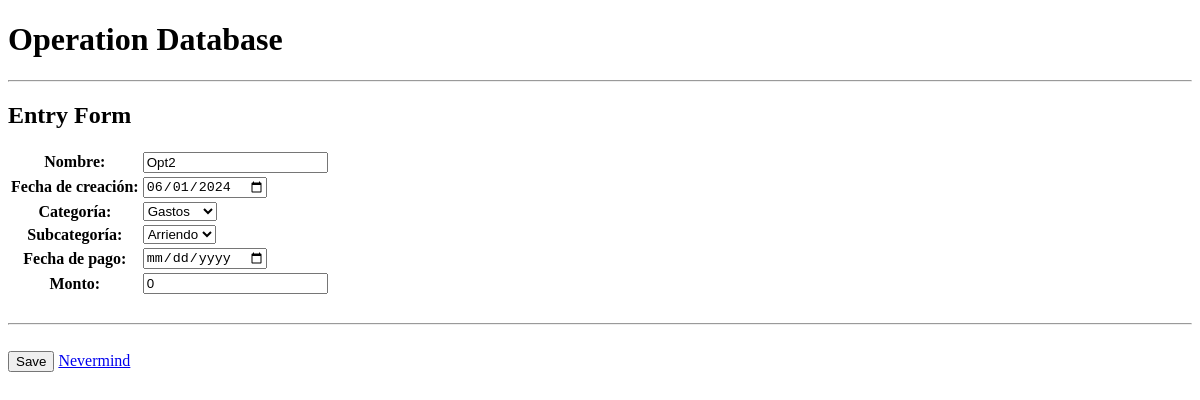
Before: /entry/2/ with the older database file.
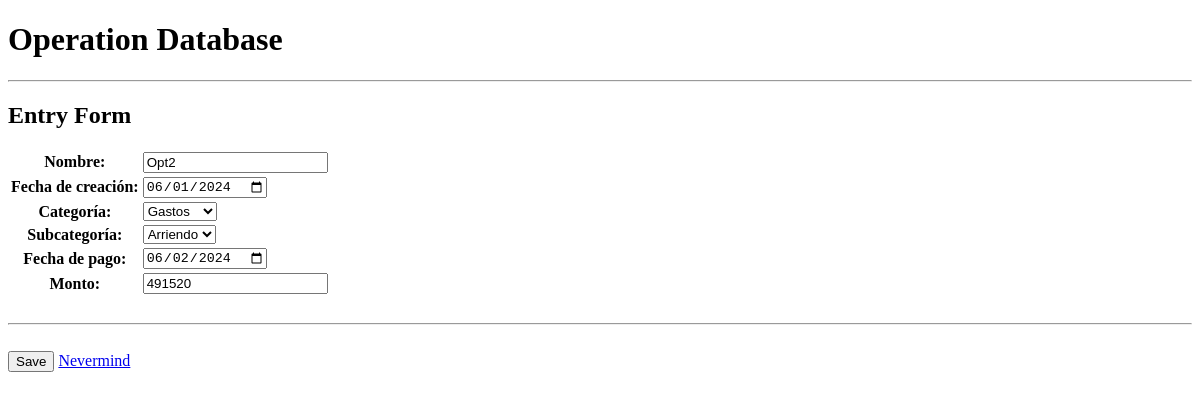
After: the same page with the newer database file.
### TRANSACTION/models.py (models this page shows, shortened)
class Operaciones(models.Model):
    name = models.CharField(max_length=100)
    fecha_creacion = models.DateField(null=False, blank=False)
    category = models.ForeignKey(Category, on_delete=models.SET_NULL, null = True)
    subcategory = models.ForeignKey(Subcategory, on_delete=models.SET_NULL, null = True)
    fecha_pago = models.DateField(null=True, blank=True)
    monto =  models.PositiveIntegerField(default=0)

### TRANSACTION/views.py (the view)
# urls.py: path('<int:pk>/', views.OperacionesUpdateView.as_view(), name='operation_change'),
class OperacionesUpdateView(UpdateView):
    model = Operaciones
    form_class = OperacionesForm
    success_url = reverse_lazy('operation_changelist')

### TRANSACTION/forms.py
class OperacionesForm(forms.ModelForm):
    class Meta:
        model = Operaciones
        fields = ('name','fecha_creacion','category','subcategory','fecha_pago','monto')
        widgets = {
             'fecha_creacion': forms.DateInput(attrs={'type': 'date'}),
             'fecha_pago': forms.DateInput(attrs={'type': 'date'})
        }
    def __init__(self,*args,**kwargs):
        super().__init__(*args,**kwargs)
        self.fields['subcategory'].queryset = Subcategory.objects.none()
        if 'category' in self.data:
            try:
                category_id = int(self.data.get('category'))
                self.fields['subcategory'].queryset = Subcategory.objects.filter(category_id=category_id).order_by('name')
            except (ValueError, TypeError):
                pass # invalid input from the client; ignore and fallback to empty City queryset
        elif self.instance.pk:
            self.fields['subcategory'].queryset = self.instance.category.subcategory_set.order_by('name')

### TRANSACTION/models.py (called while the page is built)
    def __str__(self):
        return self.name

    def __str__(self):
        return self.name

### templates/TRANSACTION/operaciones_form.html (shortened to what this page needs)
{% extends 'base.html' %}
{% block content %}
  <h2>Entry Form</h2>
  <form method="post" id="operacionesForm" data-subcategories-url="{% url 'ajax_load_subcategories' %}" novalidate>
    <table>
      <tr>
          <th><label for="id_name">Nombre:</label></th>
          <td>{{ form.name }}</td>
      </tr>
      <tr>
        <th><label for="id_fecha_creacion">Fecha de creación:</label></th>
        <td><input type="date" id="id_fecha_creacion" name="fecha_creacion" value="{{ form.instance.fecha_creacion|date:"Y-m-d" }}"></td>
      </tr>
      <tr>
        <th><label for="id_category">Categoría:</label></th>
        <td>{{ form.category }}</td>
      </tr>
      <tr>
        <th><label for="id_subcategory">Subcategoría:</label></th>
        <td>{{ form.subcategory }}</td>
      </tr>
      <tr>
        <th><label for="id_fecha_pago">Fecha de pago:</label></th>
        <td><input type="date" id="id_fecha_pago" name="fecha_pago" value="{{ form.instance.fecha_pago|date:"Y-m-d" }}"></td>
      </tr>
      <th><label for="id_monto">Monto:</label></th>
          <td>{{ form.monto }}</td>
    </table>
    <br>
    <hr>
    <br>
    <button type="submit">Save</button>
    <a href="{% url 'operation_changelist' %}">Nevermind</a>
  </form>
{% endblock %}

Changed rows visible on the page:
changed Operaciones "Opt2": fecha_pago (not shown) → "06/02/2024"; monto "0" → "491520"
